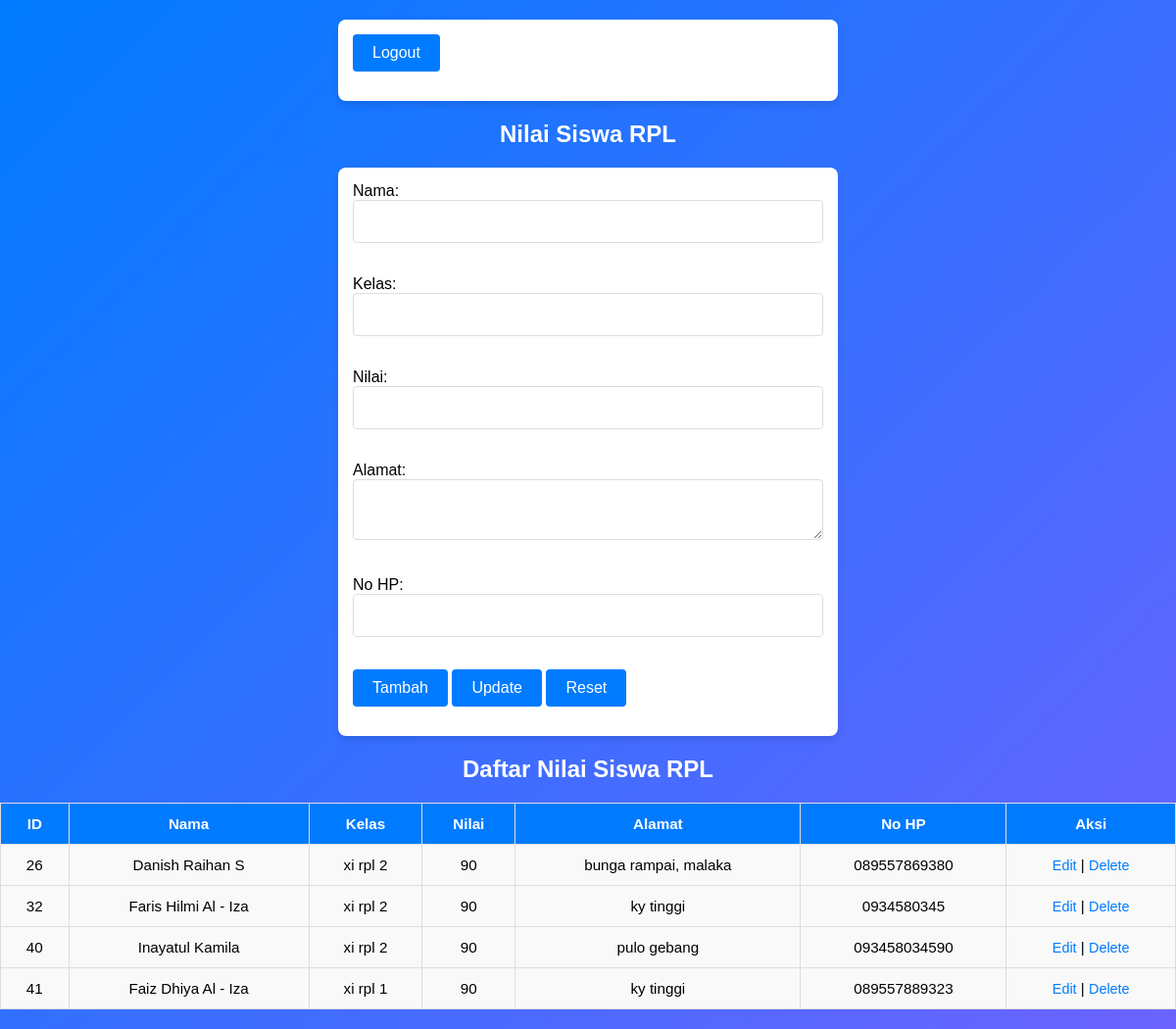
The page /crud/crud.php on the database as committed earlier.
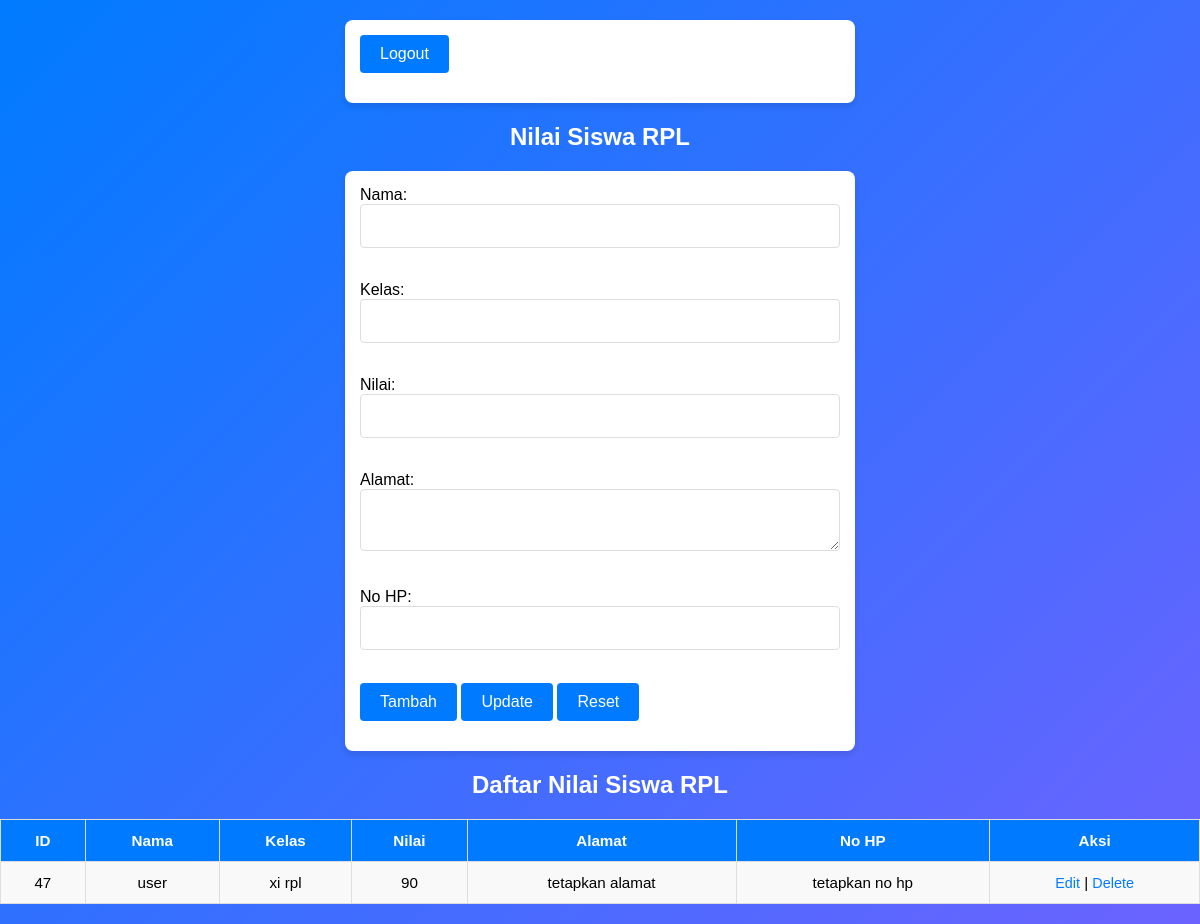
The same page on the database as committed later.
### tables this page shows
CREATE TABLE `siswa` (
  `id` int(11) NOT NULL,
  `nama` varchar(100) NOT NULL,
  `kelas` varchar(50) NOT NULL,
  `nilai` int(11) NOT NULL,
  `alamat` text NOT NULL,
  `no_hp` varchar(50) NOT NULL
);

### crud/crud.php (the view, shortened to what this page needs)
<?php
include '../connection.php';
$sql_get = "SELECT * FROM siswa";
$result = $conn->query($sql_get);
?>
<!DOCTYPE html>
<html>
<head>
   <link rel="stylesheet" href="../asset/crud-style.css">
</head>
<body>
   <form action="../logout.php" method="post">
      <input type="submit" name="logout" value="Logout">
   </form>
   <h2>Nilai Siswa RPL</h2>
   <form method="POST" action="crud.php">
      <label for="nama">Nama:</label><br>
      <input type="text" id="nama" name="nama" required><br><br>
      <label for="kelas">Kelas:</label><br>
      <input type="text" id="kelas" name="kelas" required><br><br>
      <label for="nilai">Nilai:</label><br>
      <input type="number" id="nilai" name="nilai" required><br><br>
      <label for="alamat">Alamat:</label><br>
      <textarea id="alamat" name="alamat" required></textarea><br><br>
      <label for="no_hp">No HP:</label><br>
      <input type="text" id="no_hp" name="no_hp" required><br><br>
      <input type="submit" name="tambah" value="Tambah" style="color: white;">
      <input type="submit" name="update" value="Update" style="color: white;">
      <input type="button" value="Reset" onclick="resetForm()" style="color: white;">
   </form>
   <h2>Daftar Nilai Siswa RPL</h2>
   <table border="1" cellpadding="10" cellspacing="0">
      <thead>
         <tr>
            <th>ID</th>
            <th>Nama</th>
            <th>Kelas</th>
            <th>Nilai</th>
            <th>Alamat</th>
            <th>No HP</th>
            <th>Aksi</th>
         </tr>
      </thead>
      <tbody>
         <?php
         if ($result->num_rows > 0) {
            while ($row = $result->fetch_assoc()) {
               echo "<tr>
            <td data-label='ID'>" . $row['id'] . "</td>
            <td data-label='Nama'>" . $row['nama'] . "</td>
            <td data-label='Kelas'>" . $row['kelas'] . "</td>
            <td data-label='Nilai'>" . $row['nilai'] . "</td>
            <td data-label='Alamat'>" . $row['alamat'] . "</td>
            <td data-label='No HP'>" . $row['no_hp'] . "</td>
            <td data-label='Aksi'>
               <a href='crud.php?edit=" . $row['id'] . "'>Edit</a> |
               <a href='crud.php?delete=" . $row['id'] . "' onclick='return confirm(\"Yakin ingin menghapus data ini?\")'>Delete</a>
            </td>
         </tr>";
            }
         } else {
            echo "<tr><td colspan='7'>Tidak ada data!!!</td></tr>";
         }
         ?>
      </tbody>
   </table>
</body>
</html>

### asset/crud-style.css (style rules this page uses)
body { font-family: Arial, sans-serif; margin: 0; padding: 0; background: linear-gradient(135deg, #007bff, #6c63ff); animation: fadeIn 1s ease-in-out; }
form { width: 90%; max-width: 480px; margin: 20px auto; padding: 15px; background-color: #ffffff; box-shadow: 0 4px 6px rgba(0, 0, 0, 0.1); border-radius: 8px; animation: slideIn 0.5s ease-out; }
input, textarea { width: 100%; margin-bottom: 15px; padding: 12px; border: 1px solid #ddd; border-radius: 4px; font-size: 1rem; box-sizing: border-box; }
input[type="submit"], input[type="button"] { width: auto; padding: 10px 20px; background-color: #007bff; color: #fff; border: none; border-radius: 4px; cursor: pointer; font-size: 1rem; transition: background-color 0.3s ease; }
h2 { text-align: center; margin-top: 20px; font-size: 1.5rem; color: #fff; }
table { width: 100%; border-collapse: collapse; margin: 20px auto; overflow-x: auto; animation: fadeIn 0.5s ease-in-out; }
table, th, td { border: 1px solid #ddd; text-align: left; }
th, td { padding: 12px; text-align: center; font-size: 0.95rem; }
th { background-color: #007bff; color: #fff; }
td { background-color: #f9f9f9; }
a { color: #007bff; text-decoration: none; font-size: 0.9rem; }

Rows that differ between the two databases and show on the page:
removed siswa: id "26", nama "Danish Raihan S", kelas "xi rpl 2", nilai "90", alamat "bunga rampai, malaka", no_hp "089557869380"
removed siswa: id "32", nama "Faris Hilmi Al - Iza", kelas "xi rpl 2", nilai "90", alamat "ky tinggi", no_hp "0934580345"
removed siswa: id "40", nama "Inayatul Kamila", kelas "xi rpl 2", nilai "90", alamat "pulo gebang", no_hp "093458034590"
removed siswa: id "41", nama "Faiz Dhiya Al - Iza", kelas "xi rpl 1", nilai "90", alamat "ky tinggi", no_hp "089557889323"
added siswa: id "47", nama "user", kelas "xi rpl", nilai "90", alamat "tetapkan alamat", no_hp "tetapkan no hp"
